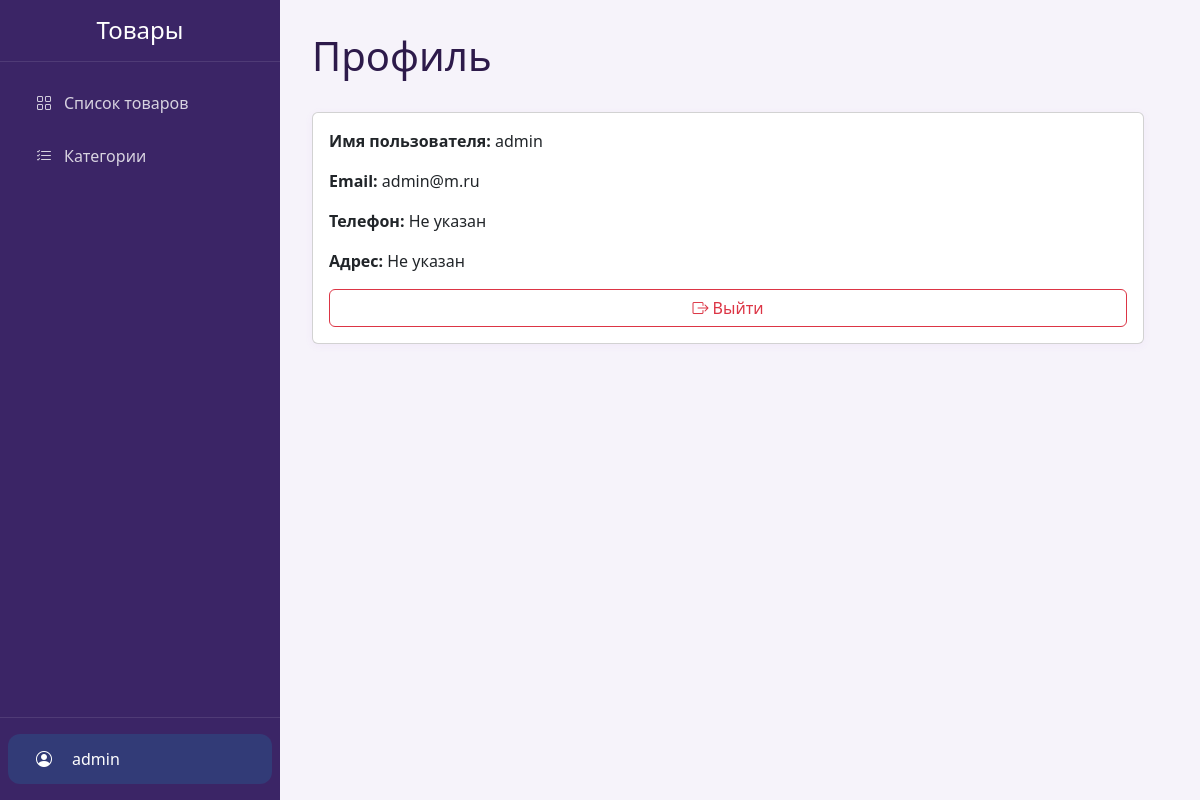
Before: /profile/ (signed in) with the older database file.
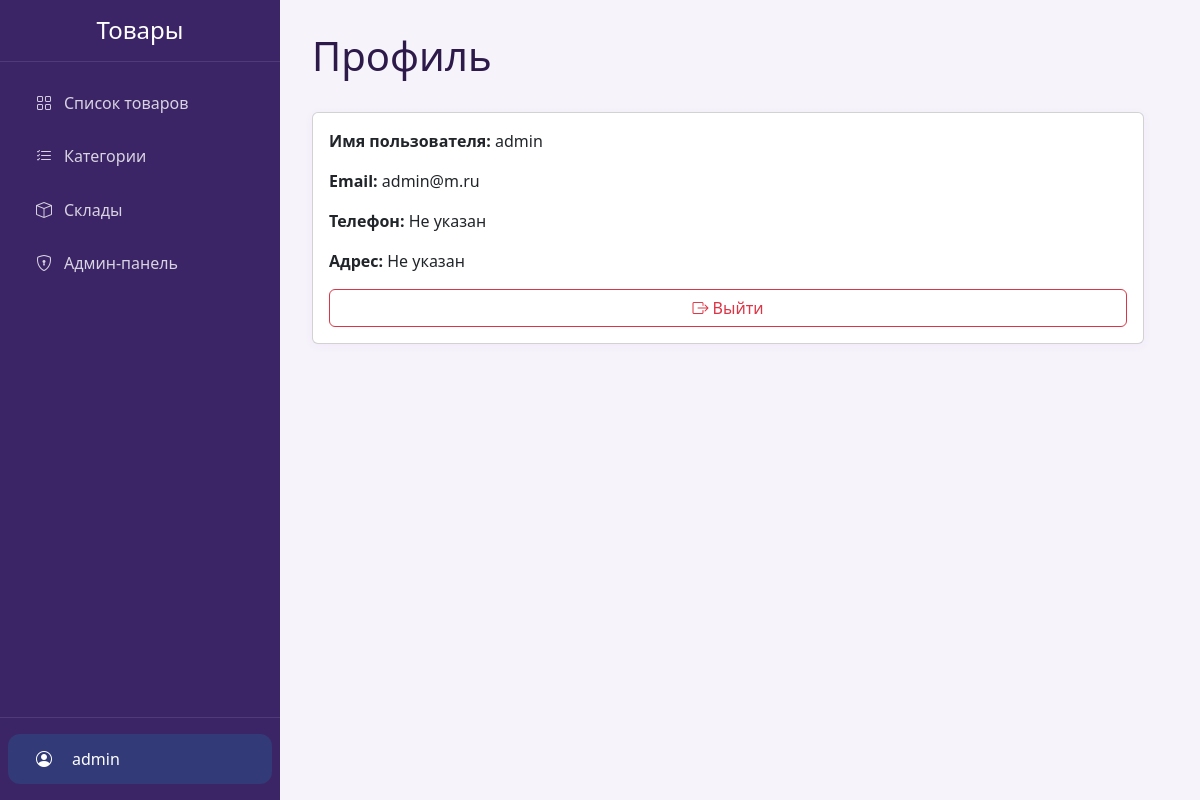
After: the same page with the newer database file.
### products/views.py (the view)
# urls.py: path('profile/', views.profile, name='profile'),
@login_required
def profile(request):
    return render(request, 'profile.html', {
        'user': request.user
    })

### products/templates/profile.html (shortened to what this page needs)
{% extends 'base.html' %}
{% block content %}
<div class="row mb-4">
    <div class="col-md-8">
        <h1>Профиль</h1>
    </div>
    <div class="row">
        <div class="col-md-4 mb-4 w-100">
            <div class="card mt-4">
                <div class="card-body">
                    <p><strong>Имя пользователя:</strong> {{ user.username }}</p>
                    <p><strong>Email:</strong> {{ user.email }}</p>
                    <p><strong>Телефон:</strong> {{ user.phone|default:"Не указан" }}</p>
                    <p><strong>Адрес:</strong> {{ user.address|default:"Не указан" }}</p>
                <div class="d-flex gap-3">
                <form action="{% url 'logout' %}" method="post" class="d-inline flex-fill">
                    <button type="submit" class="btn btn-outline-danger w-100">
                        <i class="bi bi-box-arrow-right"></i> Выйти
                    </button>
                </form>
                </div>
                </div>
            </div>
        </div>
    </div>
</div>
{% endblock %}

### products/templates/base.html (shortened to what this page needs)
<!DOCTYPE html>
<html lang="ru">
<head>
    {% load static %}
    <link rel="stylesheet" href="{% static 'css/variables.css' %}">
    <link rel="stylesheet" href="{% static 'css/base.css' %}">
    <link rel="stylesheet" href="{% static 'css/layout.css' %}">
    <link rel="stylesheet" href="{% static 'css/components.css' %}">
    <link rel="stylesheet" href="{% static 'css/utilities.css' %}">
    <link href="https://cdn.jsdelivr.net/npm/bootstrap@5.3.0/dist/css/bootstrap.min.css" rel="stylesheet">
    <link rel="stylesheet" href="https://cdn.jsdelivr.net/npm/bootstrap-icons@1.10.0/font/bootstrap-icons.css">
</head>
<body>
    {% if user.is_authenticated %}
    <nav class="sidebar" id="sidebar">
        <div class="sidebar-header">
            <h4 class="mb-0 text-center">Товары</h4>
        </div>
        <div class="sidebar-menu">
            <ul class="nav flex-column gap-1 px-2">
                {% if user.role == 'manager' or user.role == 'admin' %}
                    <li class="nav-item">
                        <a class="nav-link text-decoration-none {% if request.resolver_match.url_name == 'product_list' %}active{% endif %}" href="{% url 'product_list' %}">
                            <i class="bi bi-grid"></i> Список товаров
                        </a>
                    </li>
                {% endif %}
                {% if user.role == 'manager' or user.role == 'admin' %}
                    <li class="nav-item">
                        <a class="nav-link text-decoration-none {% if request.resolver_match.url_name == 'category_list' %}active{% endif %}" href="{% url 'category_list' %}">
                            <i class="bi bi-list-check"></i> Категории
                        </a>
                    </li>
                {% endif %}
                {% if user.role == 'admin' %}
                    <li class="nav-item">
                        <a class="nav-link text-decoration-none {% if request.resolver_match.url_name == 'warehouse_list' %}active{% endif %}" href="{% url 'warehouse_list' %}">
                            <i class="bi bi-box"></i> Склады
                        </a>
                    </li>
                {% endif %}
                {% if user.role == 'admin' %}
                    <li class="nav-item">
                        <a class="nav-link text-decoration-none" href="/admin/">
                            <i class="bi bi-shield-lock"></i> Админ-панель
                        </a>
                    </li>
                {% endif %}
            </ul>
        </div>
        <div class="user-info py-0 px-2">
            <div class="sidebar-menu">
                <ul class="nav flex-column gap-1">
                    <li class="nav-item">
                        <a class="nav-link text-decoration-none {% if request.resolver_match.url_name == 'profile' %}active{% endif %}" href="{% url 'profile' %}">
                            <i class="bi bi-person-circle me-2"></i>
                            <span>{{ user.username }}</span>
                        </a>
                    </li>
                </ul>
            </div>
        </div>
    </nav>
    {% endif %}
    <main
        class="main-content"
        id="mainContent"
        style="{% if not  user.is_authenticated %}margin-left: 0px;{% endif %}"
    >
        {% block content %}{% endblock %}
    </main>
</body>
</html>

Changed rows visible on the page:
changed User "admin": role "manager" → "admin" (drawn)
Other visible differences:
text now shown: "Склады Админ-панель"
